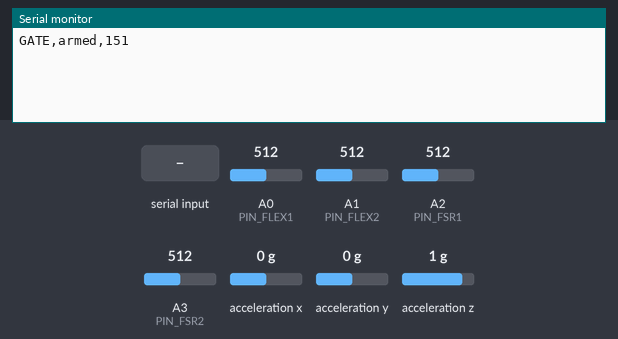
Bench run of a sketch on a simulated nRF52 board. Parts: the last lines printed to the serial monitor. The test bench sets the inputs (shaded band); at power-on: acceleration x 0 g, acceleration y 0 g, A0 (PIN_FLEX1) = 512, A1 (PIN_FLEX2) = 512, A2 (PIN_FSR1) = 512, A3 (PIN_FSR2) = 512, acceleration z 1 g (analog values on the 0–1023 scale). A phone connects over Bluetooth LE 3 s after start.

Above: at 1.2 s.
1.3 s: acceleration x set to -1.4 g
At 2.7 s:
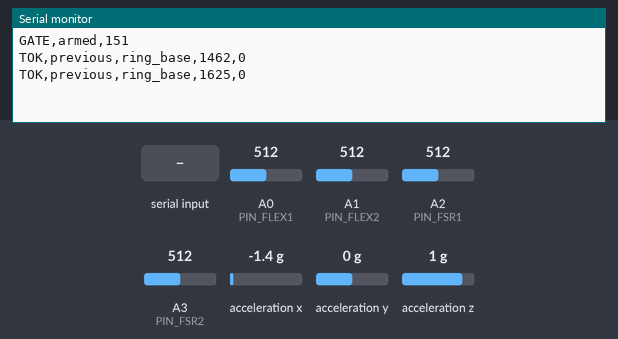
3.1 s: "PING\n" received over the second serial link
At 4.3 s:
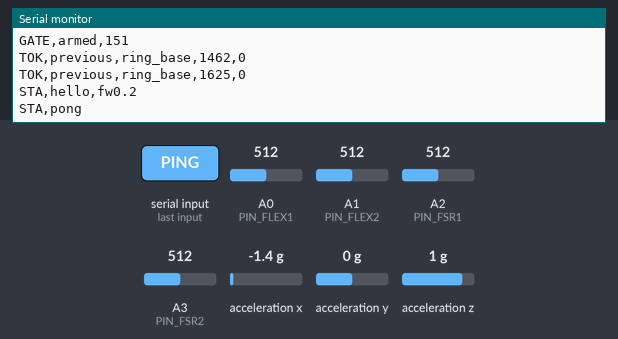
6.1 s: acceleration y set to -1.4 g
At 7.4 s:
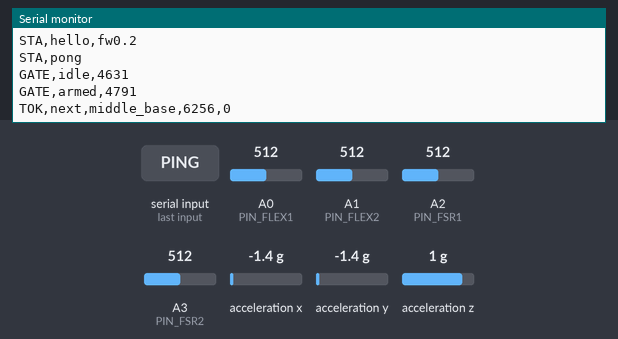
7.7 s: "1\n" received over the second serial link
At 9.4 s:
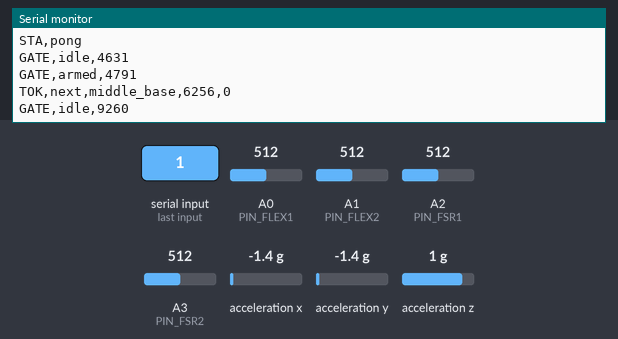

The sketch:

tactiq_ring_ble.ino
```cpp
/*
  Tactiq ring — BLE command firmware (build-plan steps 8 + 10).

  The full on-device pipeline: sampling -> wake-squeeze gate (P9) ->
  onset detection -> nearest-centroid contact classification (the paper's
  "threshold rules suffice for a first pass", section 3.2) -> duration
  grammar (P6) -> command tokens over BLE, with tiered haptic feedback
  (P3/P4) on a DRV2605L.

  Board:     Seeed XIAO nRF52840 Sense, Seeed nRF52 (non-mbed) core,
             which bundles the Adafruit Bluefruit BLE stack.
  Libraries: Seeed Arduino LSM6DS3; Adafruit DRV2605 (if HAS_DRV2605).
  Protocol:  docs/PROTOCOL.md. Token lines go over the Nordic UART
             service; set TACTIQ_HID 1 for the iOS route (HID keyboard
             presenting VoiceOver QuickNav chords, section 3.4).
  Model:     centroids.h — regenerate per user with
             python -m tactiq.export_centroids (step 11 calibration).

  STATUS: written to the bench-verified host pipeline's semantics
  (host/tactiq/{gate,classify,grammar}.py) but NOT yet compiled or run on
  hardware — flash the bench sketch first, collect data, calibrate, then
  bring this up.
*/

#include <bluefruit.h>
#include <LSM6DS3.h>
#include <Wire.h>
#include "centroids.h"

#define TACTIQ_HID 0    // 1 = also present as HID keyboard (iOS/VoiceOver)
#define HAS_DRV2605 0   // 1 once the haptic driver is wired (step 10)

#if HAS_DRV2605
#include "Adafruit_DRV2605.h"
Adafruit_DRV2605 drv;
#endif

// ---- configuration ---------------------------------------------------------

const int PIN_FLEX1 = A0, PIN_FLEX2 = A1, PIN_FSR1 = A2, PIN_FSR2 = A3;

const uint32_t IMU_PERIOD_US = 4808;   // ~208 Hz
const uint32_t ADC_PERIOD_US = 10000;  // 100 Hz

// P9 gate — same semantics as host/tactiq/gate.py
const int      GATE_THRESHOLD   = 800;    // counts on min(fsr1, fsr2)
const uint32_t GATE_TAU_MS      = 150;    // engagement hold; replace with
                                          // tau* once eq (7) is measured
const uint32_t ARM_WINDOW_MS    = 3000;   // armed idles back after this

// onset + grammar — same as host/tactiq/{segment,grammar}.py
const float    ONSET_THRESHOLD_G = 0.35f;
const uint32_t FEATURE_WINDOW_MS = 150;
const int      PRESS_DELTA       = 150;   // counts above rest = pressed
const uint32_t TAP_MAX_MS        = 500;
const uint32_t EMERGENCY_MIN_MS  = 5000;
const int      EMERGENCY_CLASS   = 6;     // pinky_tip in CLASS_KEYS

// haptic classes (P4: deliberately few) — DRV2605 effect library numbers
const uint8_t FX_ARMED = 24, FX_CONFIRM = 1, FX_REJECT = 10, FX_SOS = 15;

// ---- state -----------------------------------------------------------------

LSM6DS3 imu(I2C_MODE, 0x6A);
BLEDis bledis;
BLEBas blebas;
BLEUart bleuart;
#if TACTIQ_HID
BLEHidAdafruit blehid;
#endif

uint32_t nextImuUs, nextAdcUs;

// slow baselines (updated only while idle, so presses don't drag them)
float restFlex1 = 0, restFlex2 = 0, restFsr1 = 0, restFsr2 = 0;
float accelMagEma = 1.0f;
bool baselinesReady = false;
uint32_t baselineSamples = 0;

enum GateState { GATE_IDLE, GATE_PENDING, GATE_ARMED };
GateState gate = GATE_IDLE;
uint32_t gatePressStartMs = 0, gateArmedAtMs = 0;

enum RecogState { REC_WAIT_ONSET, REC_COLLECT, REC_WAIT_RELEASE };
RecogState rec = REC_WAIT_ONSET;
uint32_t onsetMs = 0, lastPressedMs = 0;
bool emergencyFired = false;
float fPeakAccel, fFlex1, fFlex2, fFsr1, fFsr2;   // feature accumulators
int latestFsr1 = 0, latestFsr2 = 0;
int pressClass = -1;

// ---- helpers ---------------------------------------------------------------

void haptic(uint8_t effect) {
#if HAS_DRV2605
  drv.setWaveform(0, effect);
  drv.setWaveform(1, 0);
  drv.go();
#else
  (void)effect;
#endif
}

void txLine(const char* fmt, ...) {
  char buf[96];
  va_list args;
  va_start(args, fmt);
  vsnprintf(buf, sizeof(buf), fmt, args);
  va_end(args);
  if (Bluefruit.connected()) bleuart.println(buf);
  Serial.println(buf);  // mirrored on USB for bench debugging
}

#if TACTIQ_HID
// VoiceOver QuickNav chords (§3.4): the fixed command set only. Keycodes
// are USB HID usage IDs. Unmapped commands are intentionally absent — the
// paper does not promise custom/emergency actions on the HID route.
void hidChord(uint8_t k1, uint8_t k2) {
  uint8_t keys[6] = {k1, k2, 0, 0, 0, 0};
  blehid.keyboardReport(0, keys);
  delay(8);
  blehid.keyRelease();
}
bool hidSend(const char* token) {
  if (strcmp(token, "next") == 0)     { hidChord(0x4F, 0); return true; }  // Right
  if (strcmp(token, "previous") == 0) { hidChord(0x50, 0); return true; }  // Left
  if (strcmp(token, "confirm") == 0)  { hidChord(0x52, 0x51); return true; } // Up+Down
  if (strcmp(token, "back") == 0)     { hidChord(0x29, 0); return true; }  // Esc
  return false;
}
#endif

int classify() {
  // nearest centroid on z-scaled features — Mahalanobis with a diagonal
  // pooled covariance, the on-device first pass of section 2.6
  const float x[N_FEATURES] = {
    fFlex1 - restFlex1, fFlex2 - restFlex2, fFsr1, fFsr2, fPeakAccel};
  int best = -1;
  float bestD = 1e30f;
  for (int c = 0; c < N_CLASSES; c++) {
    float d = 0;
    for (int f = 0; f < N_FEATURES; f++) {
      float z = (x[f] - CENTROID_MEAN[c][f]) / FEATURE_SCALE[f];
      d += z * z;
    }
    if (d < bestD) { bestD = d; best = c; }
  }
  return best;
}

void emitToken(const char* token, int cls, uint32_t nowMs, uint32_t durMs) {
  txLine("TOK,%s,%s,%lu,%lu", token, CLASS_KEYS[cls],
         (unsigned long)nowMs, (unsigned long)durMs);
#if TACTIQ_HID
  hidSend(token);
#endif
}

// ---- pipeline --------------------------------------------------------------

void feedAnalog(uint32_t nowMs, int flex1, int flex2, int fsr1, int fsr2) {
  latestFsr1 = fsr1;
  latestFsr2 = fsr2;

  // learn rest baselines while nothing is pressed
  bool pressed = fsr1 - restFsr1 > PRESS_DELTA ||
                 fsr2 - restFsr2 > PRESS_DELTA;
  if (!baselinesReady || (!pressed && rec == REC_WAIT_ONSET)) {
    const float a = baselinesReady ? 0.002f : 0.05f;
    restFlex1 += a * (flex1 - restFlex1);
    restFlex2 += a * (flex2 - restFlex2);
    restFsr1 += a * (fsr1 - restFsr1);
    restFsr2 += a * (fsr2 - restFsr2);
    if (++baselineSamples > 100) baselinesReady = true;
  }

  // ---- P9 gate: both pads sustained for tau -> armed
  int squeeze = min(fsr1, fsr2);
  switch (gate) {
    case GATE_IDLE:
      if (squeeze >= GATE_THRESHOLD) {
        gate = GATE_PENDING;
        gatePressStartMs = nowMs;
      }
      break;
    case GATE_PENDING:
      if (squeeze < GATE_THRESHOLD) {
        gate = GATE_IDLE;
      } else if (nowMs - gatePressStartMs >= GATE_TAU_MS) {
        gate = GATE_ARMED;
        gateArmedAtMs = nowMs;
        haptic(FX_ARMED);
        txLine("GATE,armed,%lu", (unsigned long)nowMs);
      }
      break;
    case GATE_ARMED:
      if (rec == REC_WAIT_ONSET && nowMs - gateArmedAtMs > ARM_WINDOW_MS) {
        gate = GATE_IDLE;
        txLine("GATE,idle,%lu", (unsigned long)nowMs);
      }
      break;
  }

  // ---- feature window + press tracking
  if (rec == REC_COLLECT || rec == REC_WAIT_RELEASE) {
    fFlex1 = max(fFlex1, (float)flex1);
    fFlex2 = max(fFlex2, (float)flex2);
    fFsr1 = max(fFsr1, (float)fsr1);
    fFsr2 = max(fFsr2, (float)fsr2);
    if (pressed) lastPressedMs = nowMs;
  }
}

void feedImu(uint32_t nowMs, float ax, float ay, float az) {
  float mag = sqrtf(ax * ax + ay * ay + az * az);
  accelMagEma += 0.02f * (mag - accelMagEma);
  float hp = mag - accelMagEma;

  switch (rec) {
    case REC_WAIT_ONSET:
      if (gate == GATE_ARMED && baselinesReady && hp > ONSET_THRESHOLD_G) {
        rec = REC_COLLECT;
        onsetMs = nowMs;
        lastPressedMs = nowMs;
        emergencyFired = false;
        fPeakAccel = mag;
        fFlex1 = restFlex1; fFlex2 = restFlex2;
        fFsr1 = 0; fFsr2 = 0;
      }
      break;

    case REC_COLLECT:
      fPeakAccel = max(fPeakAccel, mag);
      if (nowMs - onsetMs >= FEATURE_WINDOW_MS) {
        pressClass = classify();
        rec = REC_WAIT_RELEASE;
      }
      break;

    case REC_WAIT_RELEASE: {
      uint32_t heldMs = lastPressedMs - onsetMs;
      bool released = nowMs - lastPressedMs > 100;

      // P6: emergency fires AT the 5 s mark while still held — an SOS
      // must not wait for the user to let go
      if (!emergencyFired && pressClass == EMERGENCY_CLASS &&
          nowMs - onsetMs >= EMERGENCY_MIN_MS && !released) {
        emergencyFired = true;
        haptic(FX_SOS);
        emitToken("emergency", pressClass, nowMs, nowMs - onsetMs);
      }
      if (released) {
        if (!emergencyFired) {
          if (heldMs <= TAP_MAX_MS) {
            haptic(FX_CONFIRM);
            emitToken(CLASS_TOKENS[pressClass], pressClass, nowMs, heldMs);
            gateArmedAtMs = nowMs;  // a command keeps the window open
          } else {
            haptic(FX_REJECT);  // indeterminate duration: dropped (P7)
          }
        }
        rec = REC_WAIT_ONSET;
      }
      break;
    }
  }
}

// ---- BLE plumbing ----------------------------------------------------------

void connectCallback(uint16_t handle) {
  (void)handle;
  txLine("STA,hello,fw0.2");
}

void pollRx() {
  static char line[32];
  static uint8_t n = 0;
  while (bleuart.available()) {
    char ch = (char)bleuart.read();
    if (ch == '\n' || n >= sizeof(line) - 1) {
      line[n] = 0;
      n = 0;
      if (strcmp(line, "PING") == 0) txLine("STA,pong");
    } else if (ch != '\r') {
      line[n++] = ch;
    }
  }
}

// ---- setup / loop ----------------------------------------------------------

void setup() {
  Serial.begin(115200);
  uint32_t t0 = millis();
  while (!Serial && millis() - t0 < 2000) {}
  analogReadResolution(12);

  imu.settings.accelSampleRate = 208;
  imu.settings.accelRange = 8;
  imu.settings.gyroSampleRate = 208;
  imu.settings.gyroRange = 1000;
  if (imu.begin() != 0) Serial.println("# ERROR: IMU init failed");

#if HAS_DRV2605
  if (drv.begin()) {
    drv.selectLibrary(1);
    drv.setMode(DRV2605_MODE_INTTRIG);
  } else {
    Serial.println("# ERROR: DRV2605 init failed");
  }
#endif

  Bluefruit.begin();
  Bluefruit.setName("Tactiq Ring");
  Bluefruit.Periph.setConnectCallback(connectCallback);
  bledis.setManufacturer("Tactiq bench prototype");
  bledis.setModel("XIAO nRF52840 Sense");
  bledis.begin();
  blebas.begin();
  blebas.write(100);  // stub: no fuel gauge on the bench build
  bleuart.begin();
#if TACTIQ_HID
  blehid.begin();
#endif

  Bluefruit.Advertising.addFlags(BLE_GAP_ADV_FLAGS_LE_ONLY_GENERAL_DISC_MODE);
  Bluefruit.Advertising.addTxPower();
  Bluefruit.Advertising.addService(bleuart);
#if TACTIQ_HID
  Bluefruit.Advertising.addAppearance(BLE_APPEARANCE_HID_KEYBOARD);
  Bluefruit.Advertising.addService(blehid);
#endif
  Bluefruit.ScanResponse.addName();
  Bluefruit.Advertising.restartOnDisconnect(true);
  Bluefruit.Advertising.setInterval(32, 244);
  Bluefruit.Advertising.setFastTimeout(30);
  Bluefruit.Advertising.start(0);

  nextImuUs = nextAdcUs = micros();
}

void loop() {
  uint32_t now = micros();
  uint32_t nowMs = millis();

  if ((int32_t)(now - nextImuUs) >= 0) {
    feedImu(nowMs, imu.readFloatAccelX(), imu.readFloatAccelY(),
            imu.readFloatAccelZ());
    nextImuUs += IMU_PERIOD_US;
    if ((int32_t)(now - nextImuUs) > (int32_t)(4 * IMU_PERIOD_US))
      nextImuUs = now;
  }

  if ((int32_t)(now - nextAdcUs) >= 0) {
    feedAnalog(nowMs, analogRead(PIN_FLEX1), analogRead(PIN_FLEX2),
               analogRead(PIN_FSR1), analogRead(PIN_FSR2));
    nextAdcUs += ADC_PERIOD_US;
    if ((int32_t)(now - nextAdcUs) > (int32_t)(4 * ADC_PERIOD_US))
      nextAdcUs = now;
  }

  pollRx();

  static uint32_t nextStatusMs = 30000;
  if (nowMs >= nextStatusMs) {
    nextStatusMs += 30000;
    txLine("STA,battery,100");
  }
}
```

centroids.h
```cpp
// AUTO-GENERATED by python -m tactiq.export_centroids — do not edit by hand.
// Source: sim1 (simulated data, 160 trials, generated 2026-07-19)
// PLACEHOLDER from SIMULATED data: regenerate from a real calibration before any user-facing build.
#pragma once

#define N_CLASSES 8
#define N_FEATURES 5

// feature order: flexDelta1, flexDelta2, fsrPeak1, fsrPeak2, peakAccelG
static const char* const CLASS_KEYS[N_CLASSES] = {
  "index_tip", "index_base", "middle_tip", "middle_base", "ring_tip", "ring_base", "pinky_tip", "pinky_base"
};
// brief-tap token per class (the 5 s emergency hold is decoded by duration)
static const char* const CLASS_TOKENS[N_CLASSES] = {
  "confirm", "back", "undo", "next", "read", "previous", "quick_action_1", "quick_action_2"
};
static const float CENTROID_MEAN[N_CLASSES][N_FEATURES] = {
  {190.500f, 418.400f, 1205.750f, 94.700f, 2.038f},
  {131.550f, 432.650f, 96.450f, 1067.400f, 1.984f},
  {287.200f, 329.450f, 1217.600f, 93.500f, 1.958f},
  {230.500f, 328.700f, 97.200f, 1040.850f, 1.857f},
  {395.850f, 231.100f, 1213.300f, 94.250f, 1.891f},
  {330.050f, 228.750f, 95.400f, 1042.750f, 1.838f},
  {477.900f, 129.300f, 1255.500f, 93.850f, 1.791f},
  {433.850f, 129.050f, 94.950f, 1043.350f, 1.692f},
};
static const float FEATURE_SCALE[N_FEATURES] = {
  116.938f, 112.975f, 568.991f, 479.833f, 0.163f
};
```

Measured:
- after the input at 1.3 s, the serial monitor: prints a new line after 0.16 s (image 1)
- after the input at 3.1 s, the serial monitor: prints a new line at once (image 2)
- after the input at 6.1 s, the serial monitor: prints a new line after 0.16 s (image 3)
- after the input at 7.7 s, the serial monitor: prints a new line after 1.6 s (image 4)
